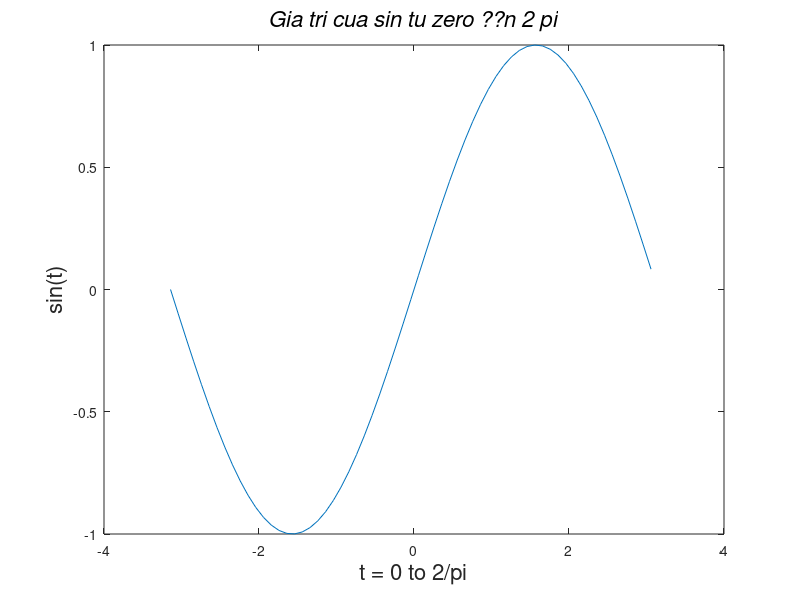

MATLAB code to generate this figure:
x = -pi:.1:pi;
y = sin(x);
plot(x,y)
xlabel('t = 0 to 2/pi','Fontsize',16)
ylabel('sin(t)','Fontsize',16)
title('\it{Gia tri cua sin tu zero ??n 2 pi}','Fontsize',16)